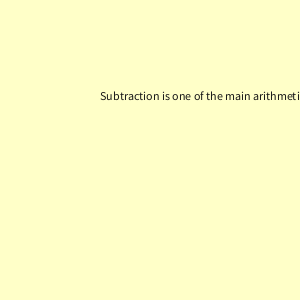
Frame 1 (no input)
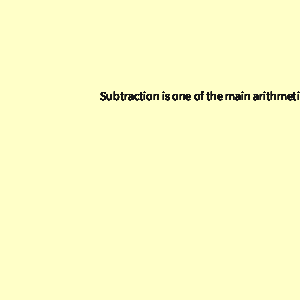
Frame 60 (the mouse pressed at the canvas centre just before this capture)
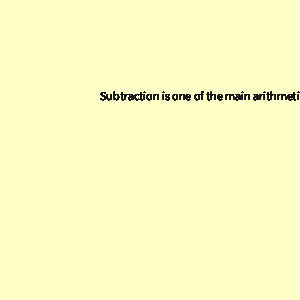
Frame 120 (the mouse held since frame 60 and released just before this capture)

The Processing sketch that drew these frames (run headless with seeded random() and noise(); from frame 60 on, the mouse is pressed at the canvas centre):

// Processing sketch: problem_07
// ── problem_07.pde
// Code to analyse:
// some lines of code do not have semicolon at the end of the line

// we should give answer a default data type of integer
// and have an integer return value
int subtraction(float a, float b){
    int answer = int (a - b);
    return answer;
}

// the println should be inside the void setup() block in order to execute
void setup(){
 size(300,300);
 background(subtraction(-1,55.0));
 println("Your subtraction is <" + subtraction(-1, 55.0) + ">");
}

// the coordinates should be within the setup size of canvas in order to appear
void draw(){
  fill(23);
    text("Subtraction is one of the main arithmetical operations.", 100, 100);
}
